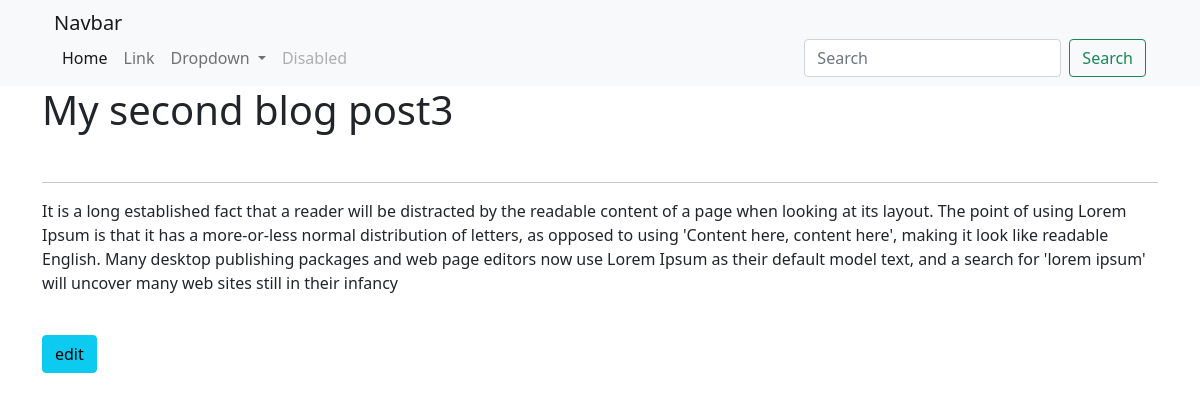
/articles/1/, run on the app's committed database.
### articles/models.py (models this page shows, shortened)
class Article(models.Model):
    title = models.CharField(max_length=255)
    content = models.TextField()
    active = models.BooleanField(default=True)
    published = models.BooleanField(default=False)
    def get_absolute_edit_url(self):
        return reverse("articles:edit", kwargs={"id":self.id})

### articles/views.py (the view)
# urls.py: path('<int:id>/', article_detail_view, name="detail"),
def article_detail_view(request, id):
    article = Article.objects.get(id=id)
    context = {"article":article}
    return render(request, "article/detail.html", context)

### templates/article/detail.html (shortened to what this page needs)
{% extends 'base.html' %}
{% block content %}
<h1>{{article.title}} </h1>
<br>
<hr>
<p> {{article.content}}</p>
<br>
<a type="button" class="btn btn-info" href="{{article.get_absolute_edit_url}}">edit</a>
{% endblock %}

### data on the page
Article: title "My second blog post3", content "It is a long established fact that a reader will be distracted by the readable content of a page when looking at its layout. The point of using Lorem Ipsum is that it has a more-or-less normal distribution of letters, as opposed to using 'Content here, content here', making it look like readable English. Many desktop publishing packages and web page editors now use Lorem Ipsum as their default model text, and a search for 'lorem ipsum' will uncover many web sites still in their infancy"
